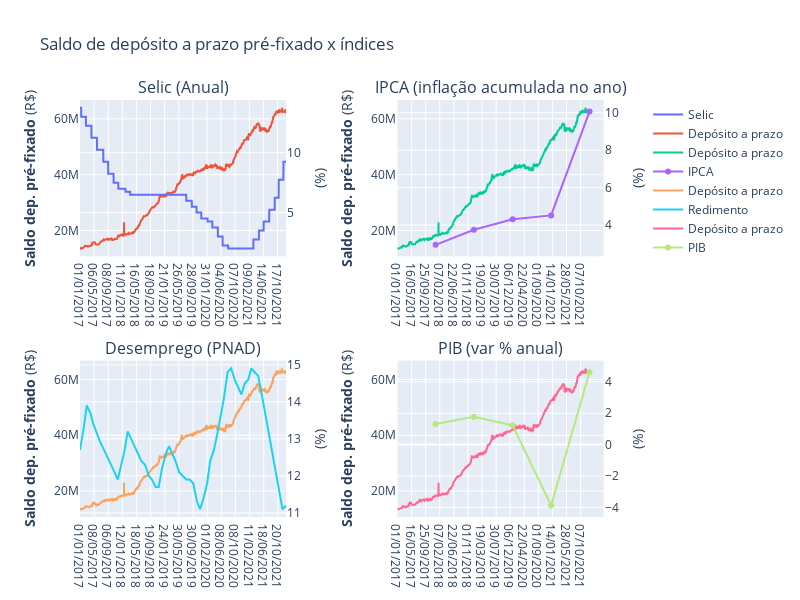

The notebook cell saved with this chart:
### Markdown cell above
Analisando os gráficos percebe-se que os depósitos a prazo acompanharam a tendência da poupança, tendo um crescimento mais acentuado no ano de 2020, no entanto o aumento ocorre alguns meses depois. Para a comparação com os outros índices, será utilizado os depósitos com taxa pré-fixada.

### Code cell
#Gráfico de depósitos a prazo (pré-fixado) x índices

fig = make_subplots(rows=2, cols=2,subplot_titles=("Selic (Anual)","IPCA (inflação acumulada no ano)", "Desemprego (PNAD)", "PIB (var % anual)"),
                                       specs=[[{"secondary_y": True}, {"secondary_y": True}],
                           [{"secondary_y": True}, {"secondary_y": True}]])
                   
#Grafico 1 - depósito a prazo x selic
fig.add_trace(
    go.Scatter(x= Dados_selic['data'], y=Dados_selic['valor'], name="Selic"),row=1, col=1,
    secondary_y=True,
)

fig.add_trace(
    go.Scatter(x= prefix['data'], y=prefix['valor'], name="Depósito a prazo"),row=1, col=1,
    secondary_y=False,
)


#Gráfico 2 - depósito a prazo x inflação
fig.add_trace(
    go.Scatter(x= prefix['data'], y=prefix['valor'], name="Depósito a prazo"),row=1, col=2,
    secondary_y=False,
)

fig.add_trace(
    go.Scatter(x= Dados_ipca_anual['data'], y=Dados_ipca_anual['valor'], name="IPCA"),row=1, col=2,
    secondary_y=True,
)

#Gráfico 3 - depósito a prazo x desemprego

fig.add_trace(
    go.Scatter(x= prefix['data'], y=prefix['valor'], name="Depósito a prazo"),row=2, col=1,
    secondary_y=False,
)

fig.add_trace(
    go.Scatter(x= Dados_desemprego['data'], y=Dados_desemprego['valor'], name="Redimento"),row=2, col=1,
    secondary_y=True,
)
#Gráfico 4 - depósito a prazo x PIB

fig.add_trace(
    go.Scatter(x= prefix['data'], y=prefix['valor'], name="Depósito a prazo"),row=2, col=2,
    secondary_y=False,
)

fig.add_trace(
    go.Scatter(x= Dados_pib['data'], y=Dados_pib['valor'], name="PIB"),row=2, col=2,
    secondary_y=True,
)

#legenda dos eixos y
fig.update_yaxes(title_text="<b>Saldo dep. pré-fixado</b> (R$)", secondary_y=False, row=1, col=1)
fig.update_yaxes(title_text="(%)", secondary_y=True, row=1, col=1)

fig.update_yaxes(title_text="<b>Saldo dep. pré-fixado</b> (R$)", secondary_y=False, row=1, col=2)
fig.update_yaxes(title_text="(%)", secondary_y=True, row=1, col=2)

fig.update_yaxes(title_text="<b>Saldo dep. pré-fixado</b> (R$)", secondary_y=False, row=2, col=1)
fig.update_yaxes(title_text="(%)", secondary_y=True, row=2, col=1)

fig.update_yaxes(title_text="<b>Saldo dep. pré-fixado</b> (R$)", secondary_y=False, row=2, col=2)
fig.update_yaxes(title_text="(%)", secondary_y=True, row=2, col=2)

fig.update_layout(height=600, width=800, title_text="Saldo de depósito a prazo pré-fixado x índices")
fig.show()

### Figure 1 — Plotly figure (JSON) as saved in the notebook; plotly's stock layout.template omitted (floating-point values rounded to 4 significant figures; data arrays with more than 128 entries replaced by an {"elided": "..."} marker saying what was removed)
{"data": [{"name": "Selic", "type": "scatter", "x": {"elided": "1827 str values"}, "xaxis": "x", "y": {"elided": "1827 float values"}, "yaxis": "y2"}, {"name": "Depósito a prazo", "type": "scatter", "x": {"elided": "1255 str values"}, "xaxis": "x", "y": {"elided": "1255 float values"}, "yaxis": "y"}, {"name": "Depósito a prazo", "type": "scatter", "x": {"elided": "1255 str values"}, "xaxis": "x2", "y": {"elided": "1255 float values"}, "yaxis": "y3"}, {"name": "IPCA", "type": "scatter", "x": ["01/01/2018", "01/01/2019", "01/01/2020", "01/01/2021", "01/01/2022"], "xaxis": "x2", "y": [2.95, 3.75, 4.31, 4.52, 10.06], "yaxis": "y4"}, {"name": "Depósito a prazo", "type": "scatter", "x": {"elided": "1255 str values"}, "xaxis": "x3", "y": {"elided": "1255 float values"}, "yaxis": "y5"}, {"name": "Redimento", "type": "scatter", "x": ["01/01/2017", "01/02/2017", "01/03/2017", "01/04/2017", "01/05/2017", "01/06/2017", "01/07/2017", "01/08/2017", "01/09/2017", "01/10/2017", "01/11/2017", "01/12/2017", "01/01/2018", "01/02/2018", "01/03/2018", "01/04/2018", "01/05/2018", "01/06/2018", "01/07/2018", "01/08/2018", "01/09/2018", "01/10/2018", "01/11/2018", "01/12/2018", "01/01/2019", "01/02/2019", "01/03/2019", "01/04/2019", "01/05/2019", "01/06/2019", "01/07/2019", "01/08/2019", "01/09/2019", "01/10/2019", "01/11/2019", "01/12/2019", "01/01/2020", "01/02/2020", "01/03/2020", "01/04/2020", "01/05/2020", "01/06/2020", "01/07/2020", "01/08/2020", "01/09/2020", "01/10/2020", "01/11/2020", "01/12/2020", "01/01/2021", "01/02/2021", "01/03/2021", "01/04/2021", "01/05/2021", "01/06/2021", "01/07/2021", "01/08/2021", "01/09/2021", "01/10/2021", "01/11/2021", "01/12/2021", "01/01/2022"], "xaxis": "x3", "y": [12.7, 13.3, 13.9, 13.7, 13.4, 13.1, 12.9, 12.7, 12.5, 12.3, 12.1, 11.9, 12.3, 12.7, 13.2, 13, 12.8, 12.6, 12.4, 12.3, 12, 11.9, 11.7, 11.7, 12.2, 12.6, 12.8, 12.6, 12.4, 12.1, 12, 11.9, 11.9, 11.8, 11.3, 11.1, 11.4, 11.8, 12.4, 12.7, 13.1, 13.6, 14.1, 14.8, 14.9, 14.6, 14.4, 14.2, 14.5, 14.6, 14.9, 14.8, 14.7, 14.2, 13.7, 13.1, 12.6, 12.1, 11.6, 11.1, 11.2], "yaxis": "y6"}, {"name": "Depósito a prazo", "type": "scatter", "x": {"elided": "1255 str values"}, "xaxis": "x4", "y": {"elided": "1255 float values"}, "yaxis": "y7"}, {"name": "PIB", "type": "scatter", "x": ["01/01/2018", "01/01/2019", "01/01/2020", "01/01/2021", "01/01/2022"], "xaxis": "x4", "y": [1.32, 1.78, 1.22, -3.88, 4.62], "yaxis": "y8"}], "layout": {"annotations": [{"font": {"size": 16}, "showarrow": false, "text": "Selic (Anual)", "x": 0.185, "xanchor": "center", "xref": "paper", "y": 1, "yanchor": "bottom", "yref": "paper"}, {"font": {"size": 16}, "showarrow": false, "text": "IPCA (inflação acumulada no ano)", "x": 0.755, "xanchor": "center", "xref": "paper", "y": 1, "yanchor": "bottom", "yref": "paper"}, {"font": {"size": 16}, "showarrow": false, "text": "Desemprego (PNAD)", "x": 0.185, "xanchor": "center", "xref": "paper", "y": 0.375, "yanchor": "bottom", "yref": "paper"}, {"font": {"size": 16}, "showarrow": false, "text": "PIB (var % anual)", "x": 0.755, "xanchor": "center", "xref": "paper", "y": 0.375, "yanchor": "bottom", "yref": "paper"}], "height": 600, "title": {"text": "Saldo de depósito a prazo pré-fixado x índices"}, "width": 800, "xaxis": {"anchor": "y", "domain": [0, 0.37]}, "xaxis2": {"anchor": "y3", "domain": [0.57, 0.94]}, "xaxis3": {"anchor": "y5", "domain": [0, 0.37]}, "xaxis4": {"anchor": "y7", "domain": [0.57, 0.94]}, "yaxis": {"anchor": "x", "domain": [0.625, 1], "title": {"text": "<b>Saldo dep. pré-fixado</b> (R$)"}}, "yaxis2": {"anchor": "x", "overlaying": "y", "side": "right", "title": {"text": "(%)"}}, "yaxis3": {"anchor": "x2", "domain": [0.625, 1], "title": {"text": "<b>Saldo dep. pré-fixado</b> (R$)"}}, "yaxis4": {"anchor": "x2", "overlaying": "y3", "side": "right", "title": {"text": "(%)"}}, "yaxis5": {"anchor": "x3", "domain": [0, 0.375], "title": {"text": "<b>Saldo dep. pré-fixado</b> (R$)"}}, "yaxis6": {"anchor": "x3", "overlaying": "y5", "side": "right", "title": {"text": "(%)"}}, "yaxis7": {"anchor": "x4", "domain": [0, 0.375], "title": {"text": "<b>Saldo dep. pré-fixado</b> (R$)"}}, "yaxis8": {"anchor": "x4", "overlaying": "y7", "side": "right", "title": {"text": "(%)"}}}}
